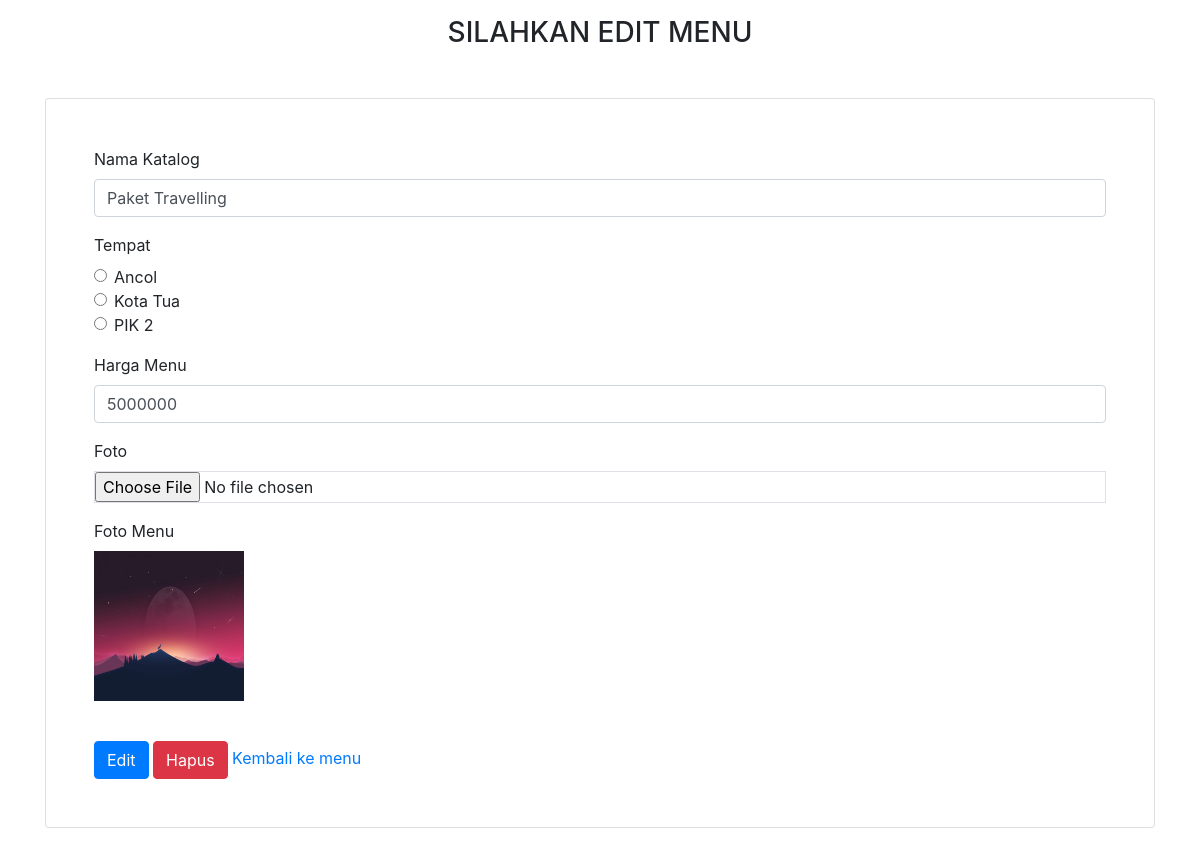
The page /edit_menu_traveling.php?id_menu=1 on the database its author committed.
### tables this page shows
CREATE TABLE `travelling`  (
  `id_menu` int NOT NULL AUTO_INCREMENT,
  `nama` varchar(60) NOT NULL,
  `harga` int NOT NULL,
  `gambar` varchar(255) NOT NULL,
  `tempat` varchar(100) NULL DEFAULT NULL,
  PRIMARY KEY (`id_menu`) USING BTREE
);

### edit_menu_traveling.php (the view, shortened to what this page needs)
<?php
include('koneksi.php');
$id_menu = $_GET['id_menu'];
$ambil = mysqli_query($koneksi, "SELECT * FROM travelling WHERE id_menu='$id_menu'");
$result = mysqli_fetch_all($ambil, MYSQLI_ASSOC);
?>
<!doctype html>
<html lang="en">
  <head>
    <link rel="stylesheet" href="https://stackpath.bootstrapcdn.com/bootstrap/4.4.1/css/bootstrap.min.css">
    <link rel="stylesheet" type="text/css" href="">
    <link rel="stylesheet" type="text/css" href="fontawesome/css/all.min.css">
    <link rel="stylesheet" type="text/css" href="css/bootstrap.min.css">
  </head>
  <body>
  <div class="container">
    <h3 class="text-center mt-3 mb-5">SILAHKAN EDIT MENU</h3>
    <div class="card p-5 mb-5">
      <form method="POST" action="edit_traveling.php" enctype="multipart/form-data">
        <div class="form-group">
          <label for="menu1">Nama Katalog</label>
          <input type="text" class="form-control" id="menu1" name="nama" value="<?php echo $result[0]['nama'] ?>">
        </div>
        <div class="form-group">
          <label for="#">Tempat</label>
          <div class="form-check">
            <label class="form-check-label">
              <input type="radio" class="form-check-input" name="tempat" value="ancol">Ancol
            </label>
          </div>
          <div class="form-check">
            <label class="form-check-label">
              <input type="radio" class="form-check-input" name="tempat" value="kota tua">Kota Tua
            </label>
          </div>
          <div class="form-check">
            <label class="form-check-label">
              <input type="radio" class="form-check-input" name="tempat" value="pik 2">PIK 2
            </label>
          </div>
         </div>
        <div class="form-group">
          <label for="harga1">Harga Menu</label>
          <input type="text" class="form-control" id="harga1" name="harga" value="<?php echo $result[0]['harga'] ?>">
        </div>
        <div class="form-group">
          <label for="gambar">Foto</label>
          <input type="file" class="form-control-file border" id="gambar" name="gambar">
        </div>
        <div class="form-group">
          <label for="gambar">Foto Menu</label></br>
          <img src="upload/<?php echo $result[0]['gambar'] ?>"alt="..." height="150px" width="150px">
        </div></br>
        <button type="submit" class="btn btn-primary" name="tambah">Edit</button>
        <button type="reset" class="btn btn-danger" name="reset">Hapus</button>
        <a href="daftar_menu_traveling.php">
            Kembali ke menu
        </a>
  </div>
  </div>
  </body>
</html>

### rows shown on the page
travelling: nama "Paket Travelling", harga "5000000", gambar (picture)
